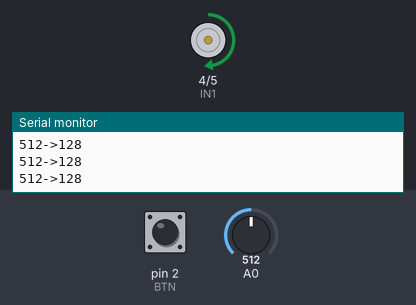
Recording of a sketch running on a simulated Arduino Uno, built with avr-gcc and run on an emulated ATmega328P. Shown: motor-driver pin pairs drawn as motors (green arrow = first pin HIGH = forward, orange = second pin HIGH = backward, longer = more drive, scaled by the enable pin), the last lines printed to the serial monitor. Inputs (shaded band) come from the test bench; at power-on: A0 = 512, pin 2 (BTN) HIGH.

Above: at 1.2 s.
1.3 s: A0 set to 716
At 2.4 s:
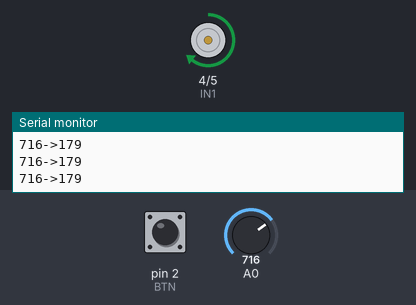
2.8 s: pin 2 (BTN) pulled LOW for 0.15 s
At 3.8 s:
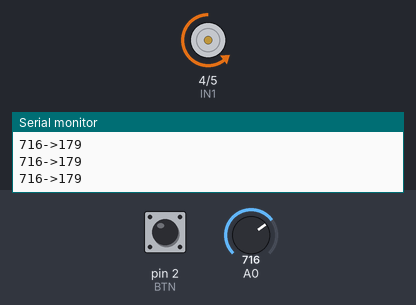
4.4 s: A0 set to 900
At 5.1 s:
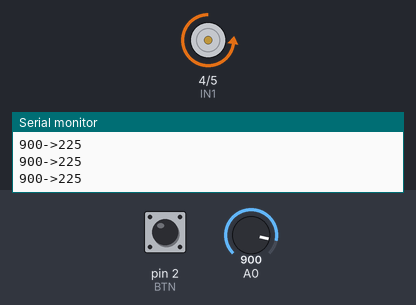
5.9 s: pin 2 (BTN) pulled LOW for 1 s
At 7.3 s:
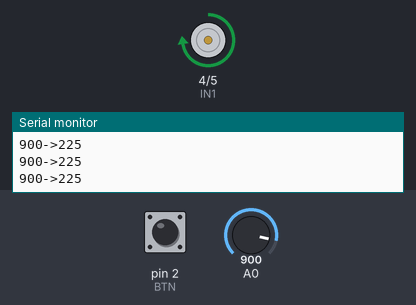
8.4 s: A0 set to 409
At 9.1 s:
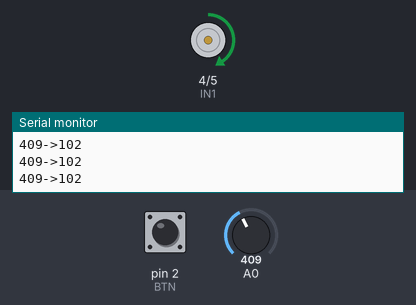
11.4 s: A0 set to 385
At 12.8 s:
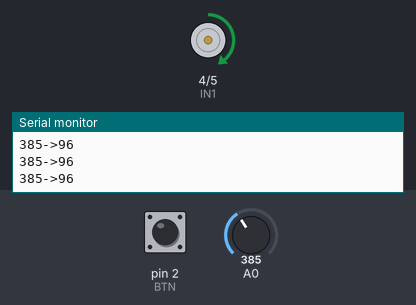
Timing chart, 0 to 13.9 s (numbered marks = the images above; inputs shaded):
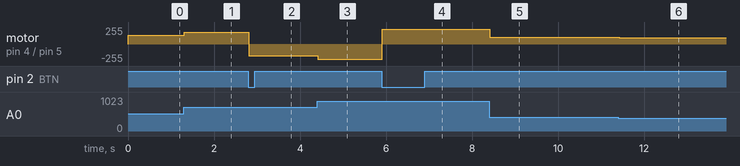

The sketch:

Day10Exercise5.ino
```cpp
#include<Arduino.h>

const char BTN = 2;
const char ENA = 3;
const char IN1 = 4;
const char IN2 = 5;

volatile bool in1_val = true;
volatile bool in2_val = false;
int adc_val = 0;
int pwm_val = 0;

void setup() {
    Serial.begin(9600);

    pinMode(BTN, INPUT_PULLUP);
    pinMode(A0, INPUT);
    pinMode(IN1, OUTPUT);
    pinMode(IN2, OUTPUT);
    pinMode(ENA, OUTPUT);

    attachInterrupt(digitalPinToInterrupt(BTN), switchDirection, FALLING);
}

void loop() {
    digitalWrite(IN1, in1_val);
    digitalWrite(IN2, in2_val);

    adc_val = analogRead(A0);
    pwm_val = adc_val/4;

    Serial.print(adc_val);
    Serial.print("->");
    Serial.println(pwm_val);

    analogWrite(ENA, pwm_val);

    delay(5);
}

void switchDirection() {
    in1_val = !in1_val;
    in2_val = !in2_val;
}
```

Measured:
- after the input at 1.3 s, motor on pin 4 (IN1) / pin 5 (IN2): forward 128/255 → forward 179/255 at once
- after the input at 2.8 s, motor on pin 4 (IN1) / pin 5 (IN2): forward 179/255 → backward 179/255 at once
- after the input at 4.4 s, motor on pin 4 (IN1) / pin 5 (IN2): backward 179/255 → backward 225/255 at once
- after the input at 5.9 s, motor on pin 4 (IN1) / pin 5 (IN2): backward 225/255 → forward 225/255 at once
- after the input at 8.4 s, motor on pin 4 (IN1) / pin 5 (IN2): forward 225/255 → forward 102/255 at once
- after the input at 11.4 s, motor on pin 4 (IN1) / pin 5 (IN2): forward 102/255 → forward 96/255 at once
